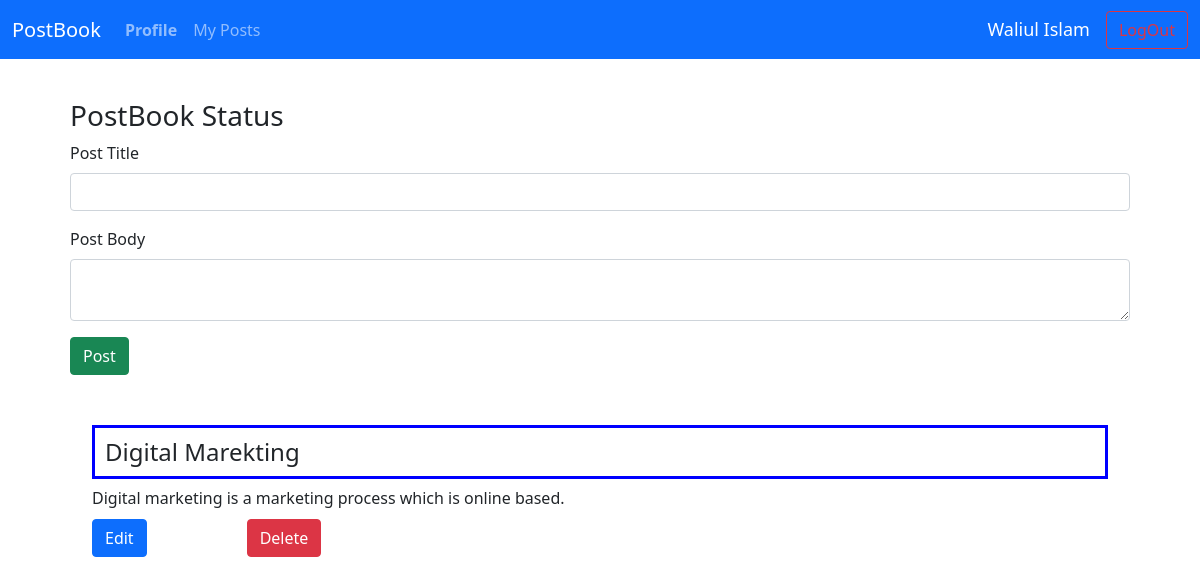
Page /myposts.php (signed in) on the committed database.
### tables this page shows
CREATE TABLE `post` (
  `id` int(11) NOT NULL,
  `title` varchar(200) NOT NULL,
  `body` varchar(500) NOT NULL,
  `author` varchar(200) NOT NULL
);

### myposts.php (the view, shortened to what this page needs)
<?php
  $conn = connect();
  include ('navbar.php');
  $user= $_SESSION['user'];
  $id= $_SESSION['userid'];
  $sq= "SELECT * FROM users WHERE id='$id'";
  $thisUser= mysqli_fetch_assoc($conn->query($sq));
  $sql = "SELECT * FROM post WHERE author='$user'";
  $post=$conn->query($sql);
?>
<!doctype html>
<html lang="en">
  <head>
    <link href="https://cdn.jsdelivr.net/npm/bootstrap@5.0.0-beta1/dist/css/bootstrap.min.css" rel="stylesheet">
    <link href="css/home.css" rel="stylesheet">
  </head>
  <body>
  <div style="padding:40px;" class="container">
<h3>PostBook Status</h4>
<form method="POST" action="myposts.php">
<div class="mb-3">
  <label for="exampleFormControlInput1" class="form-label">Post Title</label>
  <input type="text" name="title" class="form-control" id="exampleFormControlInput1" require>
</div>
<div class="mb-3">
  <label for="exampleFormControlTextarea1" class="form-label">Post Body</label>
  <textarea type="text" name="body" class="form-control" id="exampleFormControlTextarea1" rows="2" required></textarea>
</div>
<button type="submit" value="submit" class="btn btn-success" name="submit">Post</button>
</div>
  <?php
   if(mysqli_num_rows($post)>0){
     while($row= mysqli_fetch_assoc($post)){
      echo "<div class='container'>";
      echo "<h4>";
      echo $row['title'];
      echo "</h4>";
      echo "<h6>";
      echo $row['body'];
      echo "</h6>";
    if($user===$thisUser['name']){
      echo "<a href='editPost.php?id=".$row['id']."'><button style='margin: 0px 50px;' class='btn btn-primary'>Edit</button></a>";
      echo "<a href='deletePost.php?id=".$row['id']."'><button style='margin: 0px 50px;' class='btn btn-danger'>Delete</button></a>";
     }
     echo "</div>";
    }
   }
   ?>
  </body>
</html>

### css/home.css (style rules this page uses)
h4 { margin: 10px 50px; padding: 10px; border-style: double; border:solid; border-color:BLUE ; }
h6 { margin: 10px 50px; }

### rows in the picture
post: title "Digital Marekting", body "Digital marketing is a marketing process which is online based."

### other values in the picture
$user "Waliul Islam"
